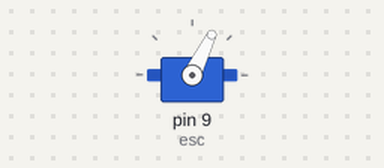
Simulated run of this sketch. Board: Arduino Uno, built with avr-gcc and run on an emulated ATmega328P. On the bench: servo.

Above: at 2.05 s.
At 6.5 s:
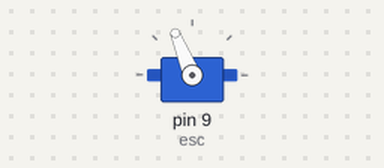
At 11.0 s:
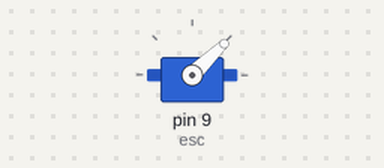
Timing chart, 0 to 13.7 s (numbered marks = the images above):
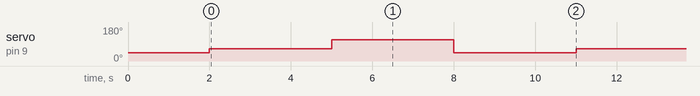

The sketch:

Drone_Servo_Test.ino
```cpp
#include <Servo.h>

Servo esc;  // 创建一个伺服对象控制电调

void setup() {
  esc.attach(9);  // D9 接电调信号线
  esc.writeMicroseconds(1000);  // 初始最小油门
  delay(2000);  // 给电调时间进行启动音
}

void loop() {
  esc.writeMicroseconds(1200);  // 微小油门（马达可能开始转）
  delay(3000);  // 保持一段时间

  esc.writeMicroseconds(1700);  // 加速
  delay(3000);  // 保持一段时间

  esc.writeMicroseconds(1000);  // 减速
  delay(3000);
}
```

Measured:
- by itself, servo on pin 9 (esc): repeats every 9.0 s: 112° 3.0 s, 44° 3.0 s, 64° 3.0 s
